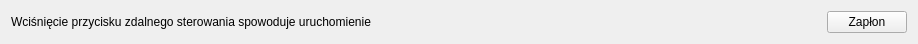
<?xml version="1.0" encoding="UTF-8"?>
<ui version="4.0">
 <class>NowyTest_6</class>
 <widget class="TestPage" name="NowyTest_6">
  <property name="geometry">
   <rect>
    <x>0</x>
    <y>0</y>
    <width>918</width>
    <height>43</height>
   </rect>
  </property>
  <property name="title" stdset="0">
   <string>Przygotowanie stanowiska - Krok 4</string>
  </property>
  <property name="subTitle" stdset="0">
   <string>Zapłon</string>
  </property>
  <property name="buttonName" stdset="0">
   <string>Dalej</string>
  </property>
  <layout class="QHBoxLayout" name="horizontalLayout_8">
   <item>
    <widget class="QLabel" name="lStep2">
     <property name="text">
      <string>Wciśnięcie przycisku zdalnego sterowania spowoduje uruchomienie</string>
     </property>
    </widget>
   </item>
   <item>
    <widget class="QLabel" name="lZaplon">
     <property name="text">
      <string/>
     </property>
    </widget>
   </item>
   <item>
    <spacer name="horizontalSpacer_3">
     <property name="orientation">
      <enum>Qt::Horizontal</enum>
     </property>
     <property name="sizeHint" stdset="0">
      <size>
       <width>399</width>
       <height>20</height>
      </size>
     </property>
    </spacer>
   </item>
   <item>
    <widget class="QPushButton" name="pbStep2">
     <property name="text">
      <string>Zapłon</string>
     </property>
    </widget>
   </item>
  </layout>
 </widget>
 <customwidgets>
  <customwidget>
   <class>TestPage</class>
   <extends>QWidget</extends>
   <header>testpage.h</header>
   <container>1</container>
  </customwidget>
 </customwidgets>
 <resources/>
 <connections/>
</ui>
